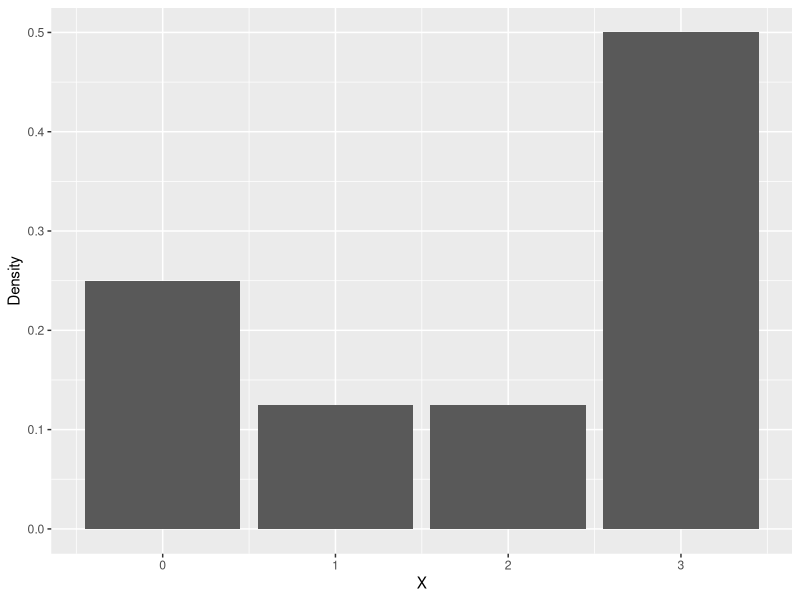
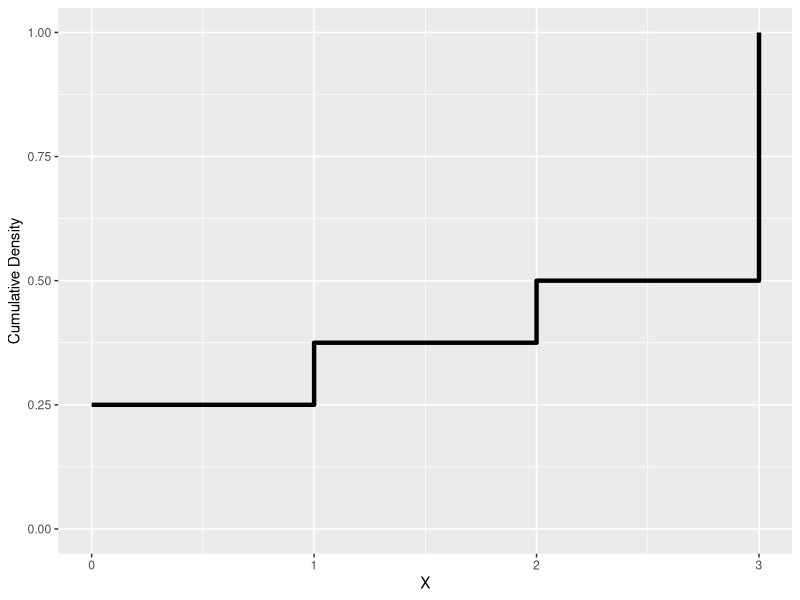
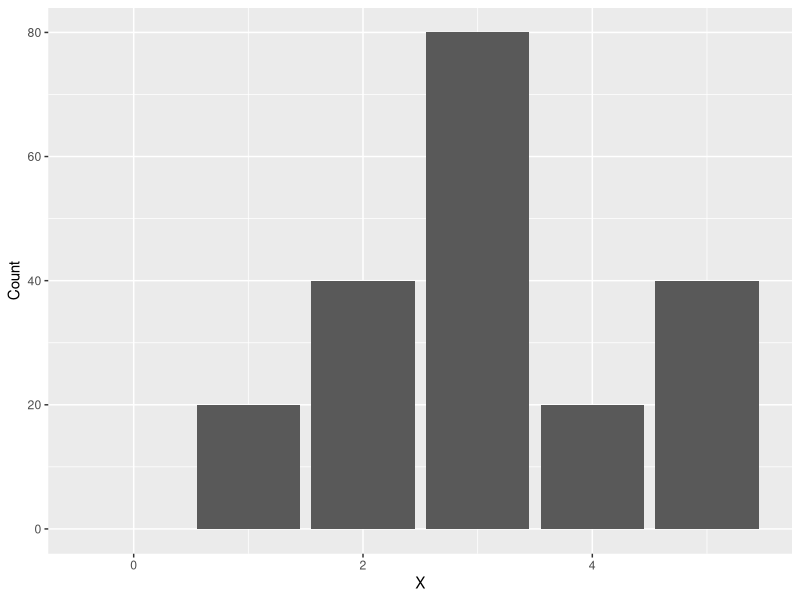
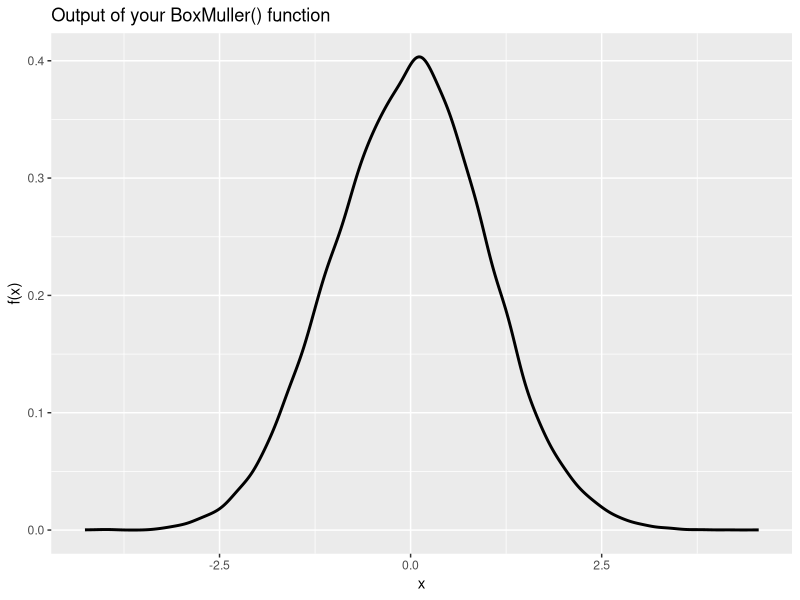
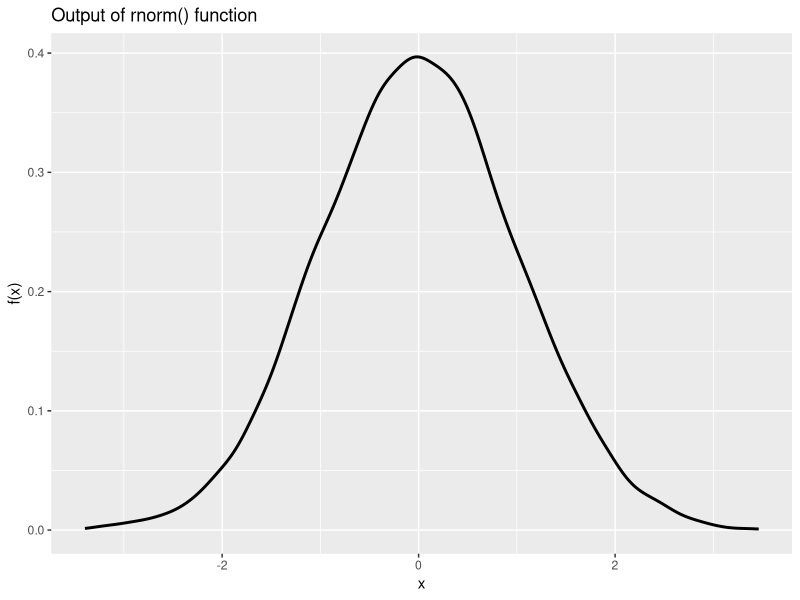
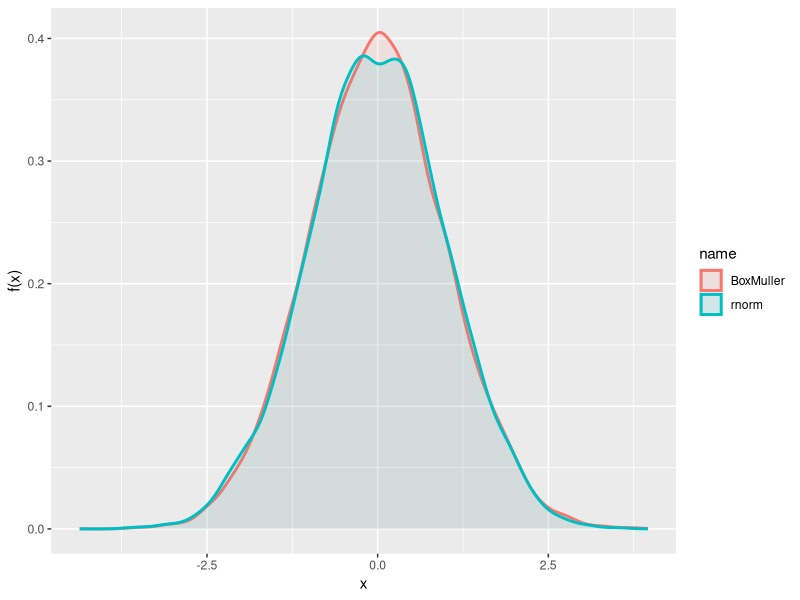
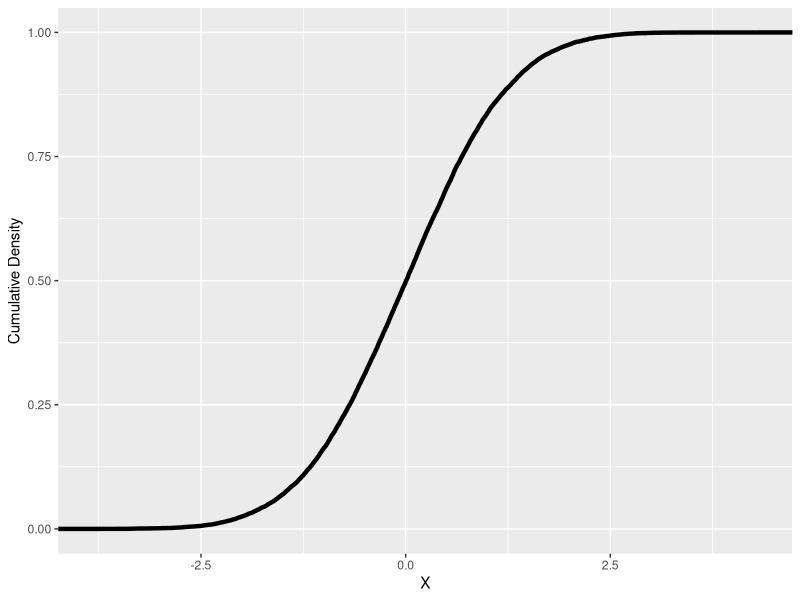
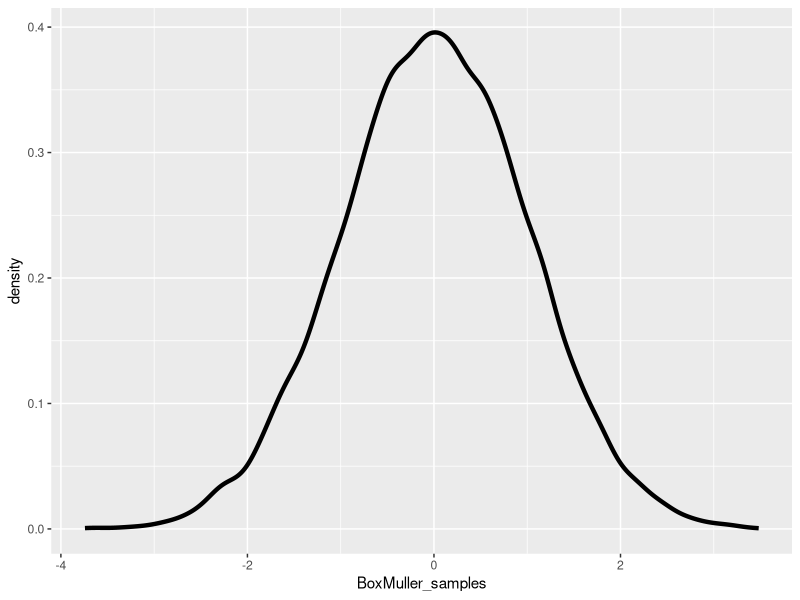

Reproduce these figures in R, in order.
## ---- chunk 1
knitr::opts_chunk$set(echo = T, message = F, warning = F)
## ---- chunk 2
# Required libraries
library(ggplot2)
library(tidyr)
## ---- chunk 3

plot_frequency_function = function(X, P){
  df = data.frame(X = X, P = P)
  ggplot(df, aes(x = X, y = P)) +
  geom_bar(stat = "identity") +
  xlab("X") +
  ylab("Density")
}

plot_cumulative_function = function(X, P){
  df = data.frame(X = X, P = P)
    
  ggplot(df, aes(x = X, y = cumsum(P))) +
  geom_step(size = 1.5)+
  xlab("X") +
  ylab("Cumulative Density")+
  ylim(0,1)
}

plot_frequency_function(X = 0:3,P = c(0.25,0.125,0.125,0.5))
plot_cumulative_function(X = 0:3,P = c(0.25,0.125,0.125,0.5))
## ---- chunk 4
frequency_function = function(X, CF){

  freq_func = diff(CF)
  print(freq_func)
  df = data.frame(X = X, y = c(0,freq_func))
  ggplot(df, aes(x = X, y = y)) +
  geom_bar(stat = "identity") +
  xlab("X") +
  ylab("Count")
}

frequency_function(X = 0:5, CF = c(0,20,60,140,160,200))
## ---- chunk 5
print('Examination #1: Are these numbers the same?')
pi_user = 3.14159
print(identical(pi, pi_user))

print('Examination #2: Are these numbers the same?')
print(all.equal(pi, pi_user))

print('Examination #3: Are these numbers the same?')
print(all.equal(pi, pi_user, 1e-5))

## ---- chunk 6
a = 3    # Chose a scalar number
x = 1:12

match(a,x)
min(which(x == a))

print("deos match(a,x) equivalent to min(which(x == a))?\n")
match(a,x) == min(which(x == a))

print("x %in% 4 is")
x %in% 4 

print("x %in% c(5,10) is")
x %in% c(5,10)
## ---- chunk 7
BoxMuller = function(n, verbose){
  
  samples <- matrix(ncol=2,nrow=n)
  for (i in 1:n){
    u1 = runif(1)
    u2 = runif(1)
    R = sqrt(-2*log(1-u1))
    Theta = 2*pi*u2
    x = R*cos(Theta)
    y = R*sin(Theta)
    samples[i,1] = x
    samples[i,2] = y
 }
 norm = rnorm(n)
 x = samples[,1]
 y = samples[,2]
 
 if (verbose == 0){
  df = data.frame(x = x,y = y, norm =norm)
  return(df)
 }
 
  if (verbose == 1){
    values = c(samples[,1],samples[,2])
    return(values)
  }
 
  if (verbose == 2){
    return(norm)
  }
 
}

BoxMuller(n = 500, verbose = 0)

mean(BoxMuller(n = 500, verbose = 1))
var(BoxMuller(n = 500, verbose = 1))
## ---- chunk 8
# Don't forget to run BoxMuller() first!
ggplot(, aes(BoxMuller(n = 10000, verbose = 1))) +
geom_density(size=1) +
xlab("x") +
ylab("f(x)") +
ggtitle("Output of your BoxMuller() function")

ggplot(, aes(BoxMuller(n = 10000, verbose = 2))) +
geom_density(size=1) +
xlab("x") +
ylab("f(x)") + 
ggtitle("Output of rnorm() function")


#############################
##       Extra point       ##
#############################

data = pivot_longer(BoxMuller(n = 10000, verbose = 0) ,cols = c("x","y", "norm"))
data[data == 'x' | data == 'y'] = 'BoxMuller'
data[data == 'norm'] = 'rnorm'
ggplot(data, aes(x=value, color=name, fill=name)) + 
geom_density(size=1, alpha = .1) +
labs(x="x", y="f(x)") 

## ---- chunk 9
# Don't forget to run BoxMuller() first!
ggplot(, aes(BoxMuller(n = 10000, verbose = 1))) +
stat_ecdf(geom = "step",size = 1.5)+
xlab("X") +
ylab("Cumulative Density")

## ---- chunk 10
# Don't forget to run BoxMuller() first!
Unif12 = function(n = 1){
  
  unif12s = c()
  for (i in 1:n){
    vars = runif(12, min = -0.5, max = 0.5)
    unif12s = c(unif12s, sum(vars))
    
  }
  
  return(unif12s)
}

Unif12()


n = 10000
BoxMuller_samples = BoxMuller(n, verbose = 1)
rnorm_samples = rnorm(n)
Unif12_samples = Unif12(n)

BoxMuller_dataframe = data.frame(BoxMuller_samples)
rnorm_dataframe = data.frame(rnorm_samples)
Unif12_dataframe = data.frame(Unif12_samples)

ggplot(BoxMuller_dataframe,aes(x = BoxMuller_samples)) +
  geom_density(size = 1.5)

ggplot(rnorm_dataframe, aes(x = rnorm_samples)) +
  geom_density(size = 1.5)

ggplot(Unif12_dataframe, aes(x = Unif12_samples)) +
  geom_density(size = 1.5)


Integrated_dataframe = data.frame(BoxMuller_dataframe, rnorm_dataframe, Unif12_dataframe)

Integrated_dataframe %>%
  pivot_longer(cols = everything()) %>%
  ggplot(aes(x = value, group = name, color = name, fill=name)) +
  geom_density(size=1, alpha = .1) +
  labs(x="x", y="f(x)") 
## ---- chunk 11
# There are two ways to generate the required data.
# First, using rnorm to the power of two
# Second, using rchisq(n,df=1) function

chi_squared_distribution_hist = function(n, verbose = 0){
  
    if (verbose == 0){
      data = rnorm(n)
      data_2 = data^2
    }
  
    if (verbose == 1){
      data_2 = rchisq(n,df=1)
    }    

    df = data.frame(data_2)
    ggplot(df, aes(x = data_2)) +
    geom_histogram(color="black", fill="white", binwidth=0.2) +
    ggtitle('Histogram of Z^2')
}

chi_squared_distribution_dens = function(n, verbose = 0){
    
  if (verbose == 0){
      data = rnorm(n)
      data_2 = data^2
    }
  
    if (verbose == 1){
      data_2 = rchisq(n,df=1)
    }   

    df = data.frame(data_2)
    ggplot() +
    geom_density(data=df, aes(x = data_2), size =1) +
    labs(x="x", y="f(x)") +
    ggtitle('Density of Z^2')
    
}


chi_squared_distribution_dens_adjust = function(n, adjust, verbose = 0){
    
  if (verbose == 0){
      data = rnorm(n)
      data_2 = data^2
    }
  
    if (verbose == 1){
      data_2 = rchisq(n,df=1)
    }   

    df = data.frame(data_2)
    ggplot() +
    geom_density(data=df, aes(x = data_2), size =1, adjust = adjust) +
    labs(x="x", y="f(x)") +
    ggtitle('Density with adjust of Z^2')
    
}

chi_squared_distribution_hist(500)
chi_squared_distribution_dens(500)
# We don't have any negative value, and the density is high near zero.
chi_squared_distribution_dens_adjust(500, adjust = 1/10)
# adjust command makes it possible to adjust the bandwidth while still using the a bandwidth estimator.
## ---- chunk 12
ecdf_pnorm_comparison = function(n){
  data = rnorm(n)
  
  ecdf_func= ecdf(data)
  ecdf_data = ecdf_func(data)
  pnorm_data = pnorm(data)
  
  pnorm_dataframe = data.frame(pnorm_data)
  ecdf_dataframe = data.frame(ecdf_data)
  
  ggplot(ecdf_dataframe, aes(ecdf_data)) +
  geom_density()

  ggplot(pnorm_dataframe, aes(pnorm_data)) +
  geom_density()

integrated_dataframe = data.frame(ecdf_data, pnorm_data)

integrated_dataframe %>% pivot_longer(cols =everything()) %>%
  ggplot(aes(x = value, group = name, color = name)) +
  geom_density(size =1)
  
}

ecdf_pnorm_comparison(200)
ecdf_pnorm_comparison(10000)
